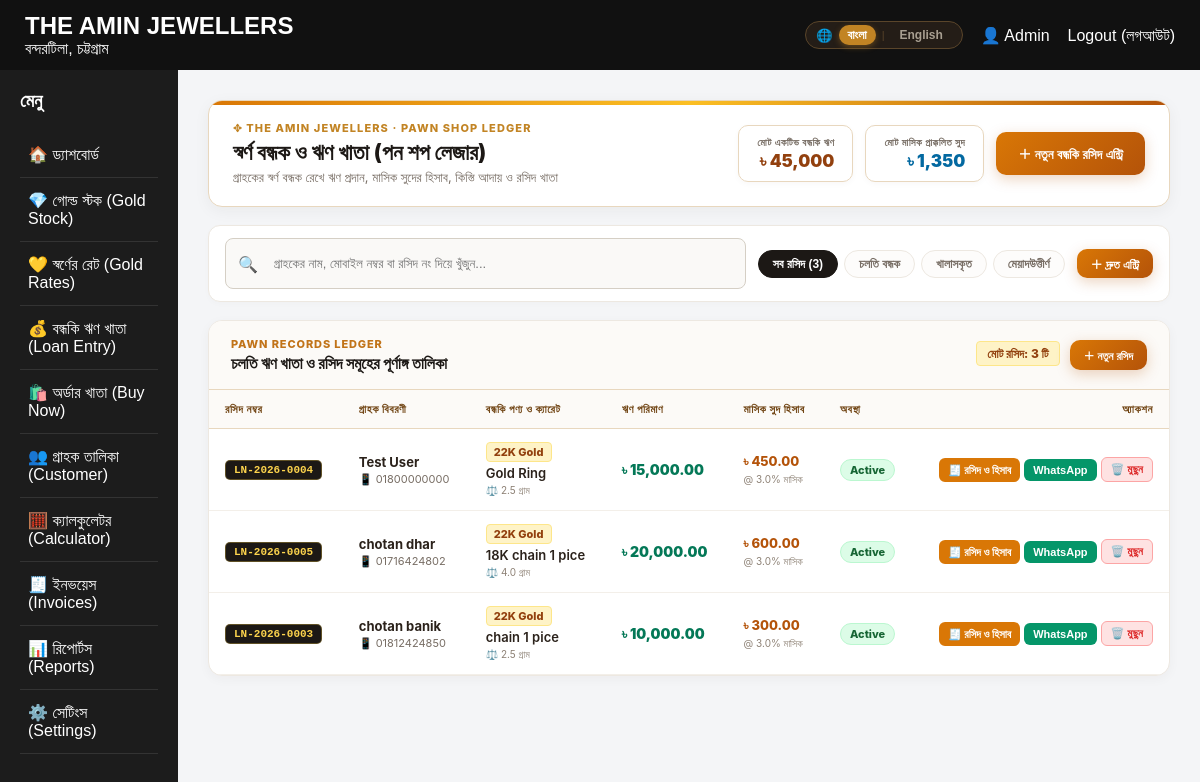
The page /loans (signed in) on the database as committed earlier.
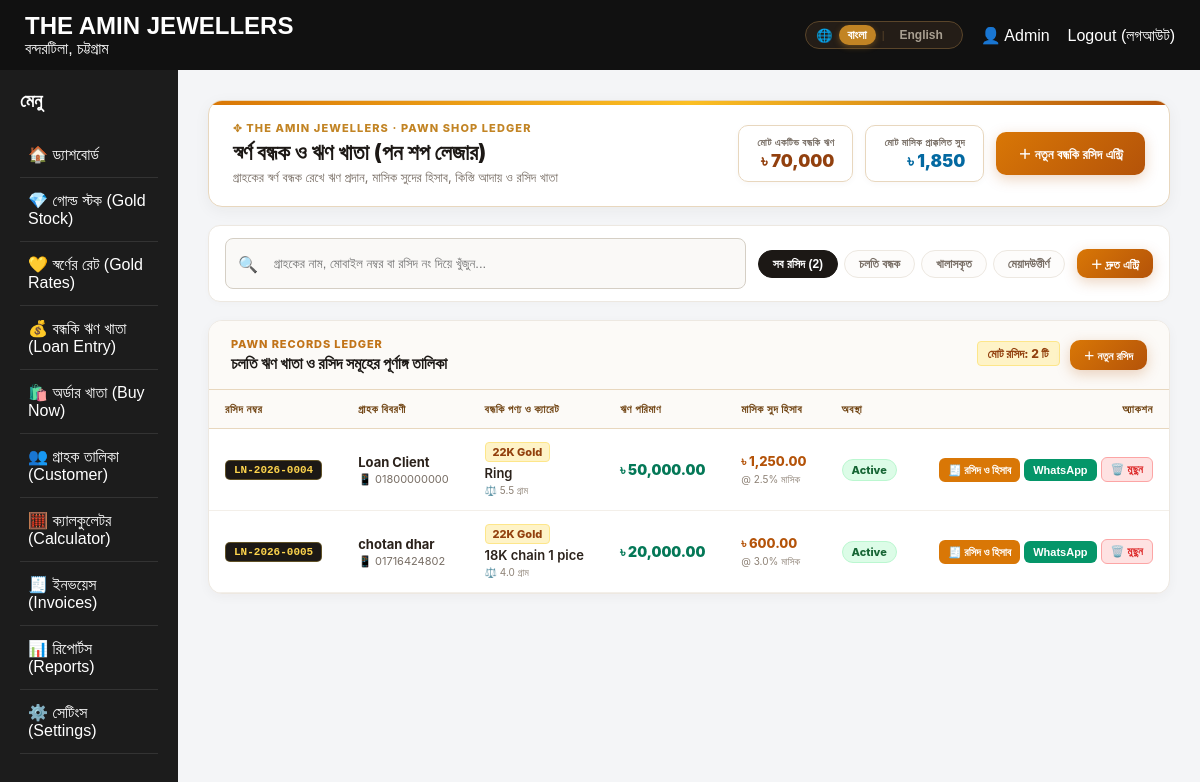
The same page on the database as committed later.
### tables this page shows
CREATE TABLE loans (
            id INTEGER PRIMARY KEY AUTOINCREMENT,
            customer_name TEXT NOT NULL,
            mobile TEXT,
            item_details TEXT NOT NULL,
            weight REAL,
            amount REAL NOT NULL,
            interest_rate REAL NOT NULL DEFAULT 0,
            status TEXT NOT NULL DEFAULT 'Active',
            created_at TIMESTAMP DEFAULT CURRENT_TIMESTAMP
        , voucher_id INTEGER);

### app.py (the view, shortened to what this page needs)
@app.route("/loans", methods=["GET", "POST"])
@login_required
def loans():
    conn = get_db()
    loan_list = conn.execute("SELECT * FROM loans ORDER BY id DESC").fetchall()
    total_active_loan = conn.execute("""
        SELECT COALESCE(SUM(amount), 0) FROM loans WHERE status = 'Active'
    """).fetchone()[0]
    total_interest = conn.execute("""
        SELECT COALESCE(SUM(amount * interest_rate / 100), 0) FROM loans WHERE status = 'Active'
    """).fetchone()[0]
    return render_template(
        "loan.html",
        loans=loan_list,
        total_active_loan=total_active_loan,
        total_interest=total_interest
    )

### app.py (called while the page is built)
def get_db():
    if "db" not in g:
        g.db = sqlite3.connect(DATABASE)
        g.db.row_factory = sqlite3.Row
    return g.db

def login_required(f):
    @wraps(f)
    def decorated_function(*args, **kwargs):
        if "user" not in session:
            return redirect("/")
        return f(*args, **kwargs)
    return decorated_function

### templates/loan.html (shortened to what the changed rows need)
{% extends "base.html" %}
{% block content %}
<div class="loan-workspace">
    <header class="loan-header">
        <div>
            <h1>স্বর্ণ বন্ধক ও ঋণ খাতা (পন শপ লেজার)</h1>
        </div>
        <div class="loan-header-stats">
            <div class="stat-box">
                <small>মোট একটিভ বন্ধকি ঋণ</small>
                <strong>৳ {{ "{:,.0f}".format(total_active_loan or 0) }}</strong>
            </div>
            <div class="stat-box blue">
                <small>মোট মাসিক প্রাক্কলিত সুদ</small>
                <strong>৳ {{ "{:,.0f}".format(total_interest or 0) }}</strong>
            </div>
        </div>
    </header>
    <section class="loan-toolbar">
        <div class="filter-pills">
            <button type="button" class="filter-pill active" onclick="filterByStatus('all')">সব রসিদ ({{ loans|length }})</button>
            <button type="button" class="filter-pill" onclick="filterByStatus('active')">চলতি বন্ধক</button>
            <button type="button" class="filter-pill" onclick="filterByStatus('released')">খালাসকৃত</button>
            <button type="button" class="filter-pill" onclick="filterByStatus('expired')">মেয়াদউত্তীর্ণ</button>
            <button type="button" class="btn-open-loan-modal" style="padding: 6px 14px; font-size: 12px; margin-left: 6px;" onclick="openLoanModal()">
                ＋ দ্রুত এন্ট্রি
            </button>
        </div>
    </section>
    <section class="loan-records-card">
        <div class="records-heading">
            <div>
                <h2>চলতি ঋণ খাতা ও রসিদ সমূহের পূর্ণাঙ্গ তালিকা</h2>
            </div>
            <div class="records-actions">
                <span class="pawn-badge" style="font-size: 12px; padding: 4px 10px;">
                    মোট রসিদ: {{ loans|length }} টি
                </span>
                <button type="button" class="btn-open-loan-modal" style="padding: 7px 14px; font-size: 11px;" onclick="openLoanModal()">
                    ＋ নতুন রসিদ
                </button>
            </div>
        </div>
        <div class="table-scroll">
            <table class="loan-table" id="loansTable">
                <thead>
                    <tr>
                        <th>রসিদ নম্বর</th>
                        <th>গ্রাহক বিবরণী</th>
                        <th>বন্ধকি পণ্য ও ক্যারেট</th>
                        <th>ঋণ পরিমাণ</th>
                        <th>মাসিক সুদ হিসাব</th>
                        <th>অবস্থা</th>
                        <th style="text-align: right;">অ্যাকশন</th>
                    </tr>
                </thead>
                <tbody>
                {% for loan in loans %}
                    <tr data-loan-row data-status="{{ (loan['status'] or 'active')|lower }}">
                        <td><span class="voucher-id">LN-2026-{{ "%04d"|format(loan['voucher_id'] or loan['id']) }}</span></td>
                        <td>
                            <strong>{{ loan['customer_name'] }}</strong>
                            <div style="font-size: 11px; color: var(--text-muted); margin-top: 2px;">
                                📱 {{ loan['mobile'] or 'মোবাইল দেয়া নেই' }}
                            </div>
                        </td>
                        <td>
                            <span class="pawn-badge">{{ loan['karat'] or '22K Gold' }}</span>
                            <div style="font-weight: 600;">{{ loan['item_details'] }}</div>
                            <small style="color: #8d8175;">⚖️ {{ loan['weight'] or 0 }} গ্রাম</small>
                        </td>
                        <td>
                            <strong class="money">৳ {{ "{:,.2f}".format(loan['amount'] or 0) }}</strong>
                        </td>
                        <td>
                            <div style="color: #b45309; font-weight: 800;">
                                ৳ {{ "{:,.2f}".format((loan['amount'] or 0) * (loan['interest_rate'] or 0) / 100) }}
                            </div>
                            <small style="color: #8d8175;">@ {{ loan['interest_rate'] or 0 }}% মাসিক</small>
                        </td>
                        <td>
                            <span class="pawn-status">{{ loan['status'] or 'চলতি' }}</span>
                        </td>
                        <td style="text-align: right;">
                            <div class="action-btns" style="justify-content: flex-end;">
                                <a class="btn-receipt" href="{{ url_for('loan_voucher', voucher_id=loan['voucher_id'] or loan['id']) }}">
                                    🧾 রসিদ ও হিসাব
                                </a>
                                {% if loan['mobile'] %}
                                <button type="button" class="btn-wa" onclick="window.open('https://wa.me/88{{ loan['mobile'] }}', '_blank')">
                                    WhatsApp
                                </button>
                                {% endif %}
                                <form action="{{ url_for('delete_loan', loan_id=loan['id']) }}" method="POST" style="display:inline;" onsubmit="return confirm('LN-2026-{{ "%04d"|format(loan['voucher_id'] or loan['id']) }} রসিদটি মুছে ফেলতে চান?');">
                                    <button type="submit" class="btn-del">🗑️ মুছুন</button>
                                </form>
                            </div>
                        </td>
                    </tr>
                {% else %}
                    <tr>
                        <td class="empty-record" colspan="7" style="text-align: center; padding: 45px; color: #9ca3af;">
                            💰 এখনও কোনো বন্ধকি ঋণ রসিদ নেই। উপরের <b>"＋ নতুন বন্ধকি রসিদ এন্ট্রি"</b> বাটনে ক্লিক করে প্রথম এন্ট্রি দিন।
                        </td>
                    </tr>
                {% endfor %}
                </tbody>
            </table>
        </div>
    </section>
</div>
{% endblock %}

Rows that differ between the two databases and show on the page:
removed loans: voucher "0004", customer_name "Test User", mobile "01800000000", loan "22K Gold", item_details "Gold Ring", weight "2.5", amount "15,000.00", (loan['amount']or0)*(loan['interest_rate']or0)/100 "450.00", interest_rate "3.0", status "Active"
removed loans: voucher "0003", customer_name "chotan banik", mobile "01812424850", loan "22K Gold", item_details "chain 1 pice", weight "2.5", amount "10,000.00", (loan['amount']or0)*(loan['interest_rate']or0)/100 "300.00", interest_rate "3.0", status "Active"
added loans: voucher "0004", customer_name "Loan Client", mobile "01800000000", loan "22K Gold", item_details "Ring", weight "5.5", amount "50,000.00", (loan['amount']or0)*(loan['interest_rate']or0)/100 "1,250.00", interest_rate "2.5", status "Active"
Other text that changed with them:
{{ "{:,.0f}".format(total_active_loan or 0) }}: "45,000" → "70,000"
{{ "{:,.0f}".format(total_interest or 0) }}: "1,350" → "1,850"
{{ loans|length }}: "3" → "2"
